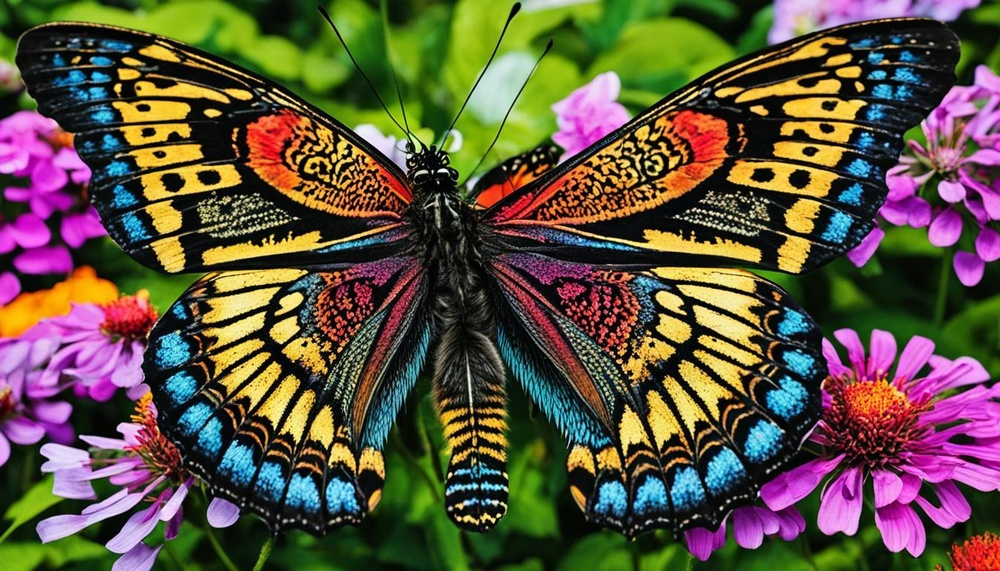
#> input picture Assessment Tool 1/image.jpg, 1000 x 571 px, shrunk from 1344 x 768 before the run, found by its file name
$ python 37.py
#> lines starting #> are read from the running program, lines starting #| are printed output that depends on the picture; after the words box and inside, x2 and y2 are one past the last pixel; in counts of white or black regions, pixels touching at a corner belong together
#37
from google.colab import files
import cv2
import matplotlib.pyplot as plt
f = list(files.upload().keys())[0]
#> the answer given: image.jpg
img = cv2.imread(f)
#> img is the input picture: shape (571, 1000, 3); mean B, G, R 64.3, 83.6, 94.9
gray = cv2.cvtColor(img,cv2.COLOR_BGR2GRAY)
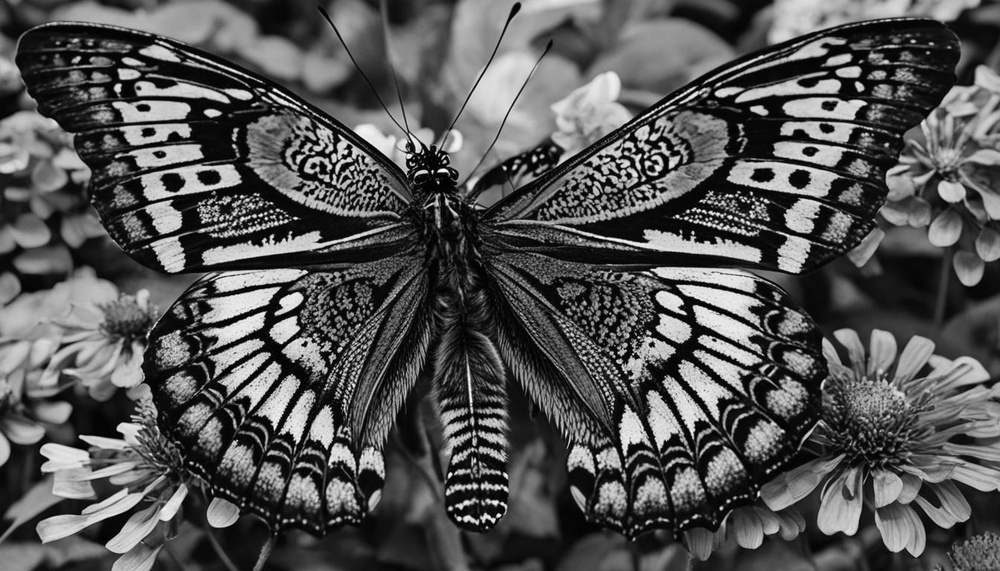
#> gray: shape (571, 1000); min 0, max 254, mean 84.8
_,mask = cv2.threshold(gray,120,255,cv2.THRESH_BINARY_INV)
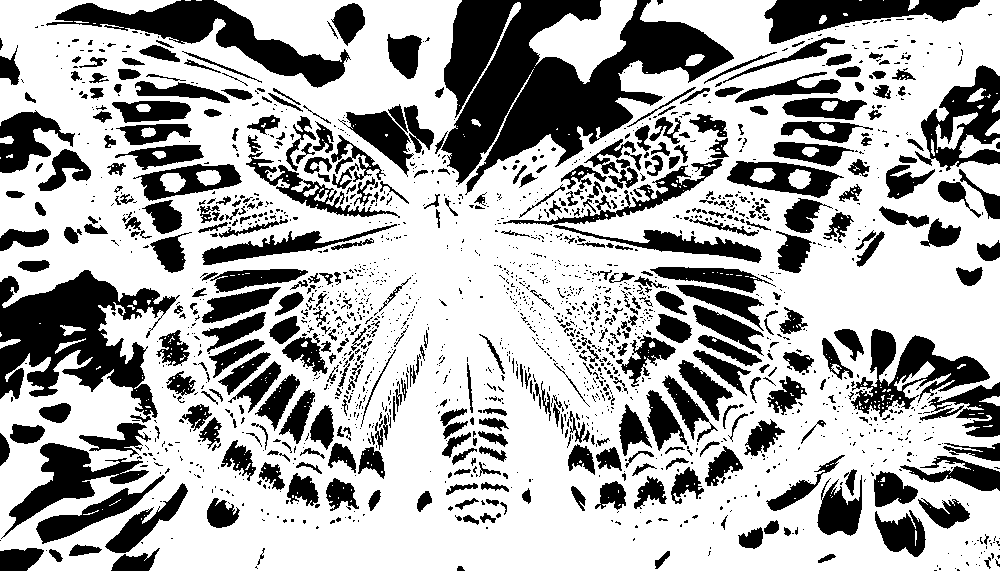
#> mask: shape (571, 1000); 67.7% white; 1840 black regions (1406 under 20 px), largest, box (x1, y1, x2, y2) and area: (441, 0, 734, 195) 26260, (0, 270, 180, 423) 12665, (46, 0, 351, 88) 7671
plt.imshow(mask,cmap='gray')
plt.axis('off')
plt.show()
